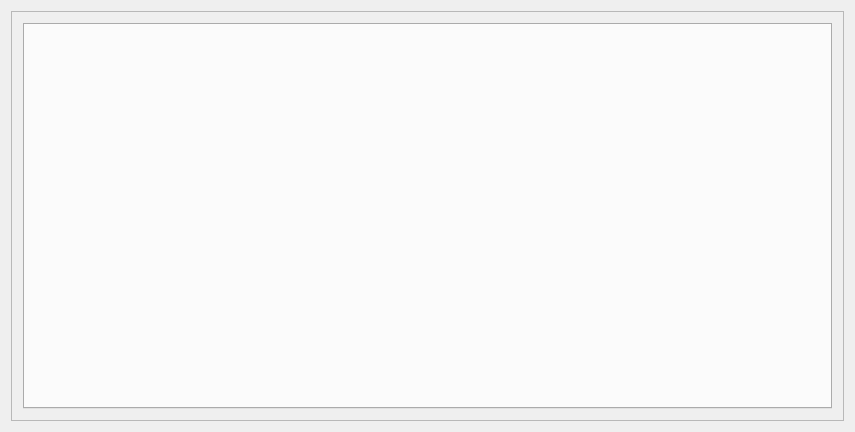
<?xml version="1.0" encoding="UTF-8"?>
<ui version="4.0">
 <class>NyxorWidget</class>
 <widget class="QWidget" name="NyxorWidget">
  <property name="geometry">
   <rect>
    <x>0</x>
    <y>0</y>
    <width>855</width>
    <height>432</height>
   </rect>
  </property>
  <property name="windowTitle">
   <string>NYXOR Widget</string>
  </property>
  <layout class="QGridLayout" name="gridLayout_3">
   <item row="0" column="0">
    <widget class="QScrollArea" name="scrollArea_3">
     <property name="sizePolicy">
      <sizepolicy hsizetype="Expanding" vsizetype="Preferred">
       <horstretch>0</horstretch>
       <verstretch>0</verstretch>
      </sizepolicy>
     </property>
     <property name="widgetResizable">
      <bool>true</bool>
     </property>
     <widget class="QWidget" name="scrollAreaWidgetContents_3">
      <property name="geometry">
       <rect>
        <x>0</x>
        <y>0</y>
        <width>833</width>
        <height>410</height>
       </rect>
      </property>
      <layout class="QGridLayout" name="gridLayout">
       <item row="0" column="0">
        <widget class="QTabWidget" name="Nxyter_tabWidget">
         <property name="sizePolicy">
          <sizepolicy hsizetype="Expanding" vsizetype="Preferred">
           <horstretch>0</horstretch>
           <verstretch>0</verstretch>
          </sizepolicy>
         </property>
         <property name="currentIndex">
          <number>-1</number>
         </property>
        </widget>
       </item>
      </layout>
     </widget>
    </widget>
   </item>
  </layout>
 </widget>
 <layoutdefault spacing="6" margin="11"/>
 <resources/>
 <connections/>
</ui>
